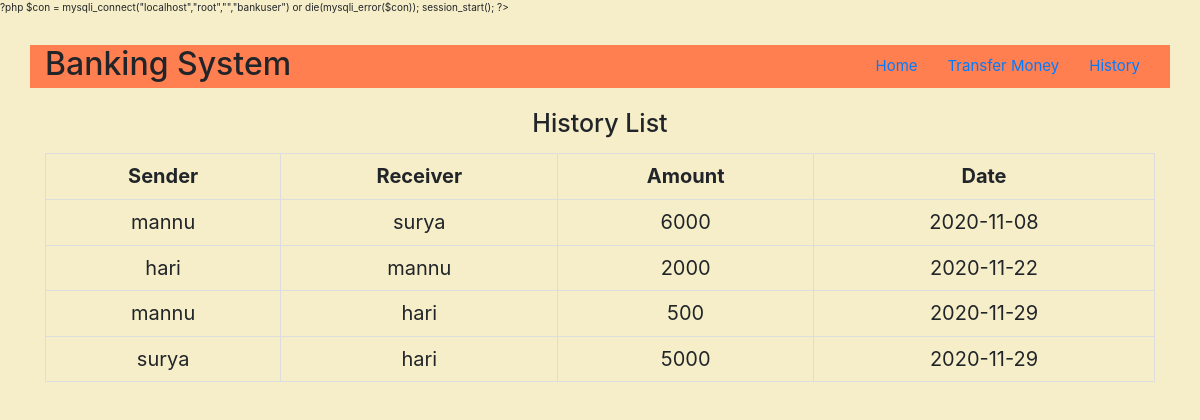
/transaction.php, run on the app's committed database.
### tables this page shows
CREATE TABLE IF NOT EXISTS `trans` (
  `sender` varchar(45) NOT NULL,
  `receiver` varchar(45) NOT NULL,
  `amount` varchar(45) NOT NULL,
  `date` varchar(45) NOT NULL
);

### transaction.php (the view, shortened to what this page needs)
<?php
include 'connection.php';
  $select_query ="SELECT * FROM trans";
  $select_query_result = mysqli_query($con, $select_query);
  ?>
<!DOCTYPE html>
<html lang="en">
<head>
    <link rel="stylesheet" href="https://cdnjs.cloudflare.com/ajax/libs/font-awesome/4.7.0/css/font-awesome.min.css">
    <link rel="stylesheet" href="https://maxcdn.bootstrapcdn.com/bootstrap/4.5.2/css/bootstrap.min.css">
    <link rel="stylesheet" href="https://maxcdn.bootstrapcdn.com/bootstrap/3.4.1/css/bootstrap.min.css">
    <link rel="stylesheet" href="https://stackpath.bootstrapcdn.com/bootstrap/4.5.2/css/bootstrap.min.css">
    <link rel="stylesheet" href="main.css">
</head>
<body>
<div class="header">
        <div class="container room">
            <div class="logo ">
                <h1>
                 Banking System
                </h1>
            </div>
            <div class="nav ">
                <li><a href="index.php">Home</a></li>
                <li><a href="userinfo.php">Transfer Money</a></li>
                <li><a href="trans.php">History</a></li>
            </div>
        </div>
    </div>
<center>
            <h1 style="margin-top: 20px;">
               History List
            </h1>
        </center>
        <center>
        <div class="container">
        <table class= "table table-bordered">
              <tr>
              <th>Sender</th>
              <th>Receiver</th>
              <th>Amount</th>
              <th>Date</th>
              </tr>
                       <?php while ($row = mysqli_fetch_array($select_query_result)){ ?>
                       <tr>
                       <td><?php echo $row['sender']; ?></td>
                       <td><?php echo $row['receiver']; ?></td>
                       <td><?php echo $row['amount']; ?></td>
                       <td><?php echo $row['date']; ?></td>
             </tr>
             <?php } ?>
             </table>
        </div>
        </center>
</body>
</html>

### main.css (style rules this page uses)
* { box-sizing: border-box; }
body { margin: 0; padding: 0; background-color: #f6eec9; }
.room { background-color: coral; }
.header { margin-top: 30px; }
.logo h1 { float: left; font-size: 3.2rem; }
.nav { float: right; }
.nav li { font-size: 1.5rem; }
th { text-align: center; font-size: 20px; }
td { text-align: center; font-size: 20px; }
table { margin: 10px 10px 10px 0px; }

### data on the page
trans: sender "mannu", receiver "surya", amount "6000", date "2020-11-08"
trans: sender "hari", receiver "mannu", amount "2000", date "2020-11-22"
trans: sender "mannu", receiver "hari", amount "500", date "2020-11-29"
trans: sender "surya", receiver "hari", amount "5000", date "2020-11-29"
